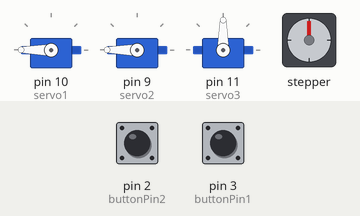
This sketch was run on a simulated Arduino Uno, built with avr-gcc and run on an emulated ATmega328P. On the bench: 3 × servo, stepper motor. Inputs (shaded band) come from the test bench; at power-on: pin 2 (buttonPin2) HIGH, pin 3 (buttonPin1) HIGH. Stepper angles assume 2048 steps per turn.

Above: at 1.2 s.
1.3 s: pin 2 (buttonPin2) pulled LOW for 0.15 s
At 1.76 s:
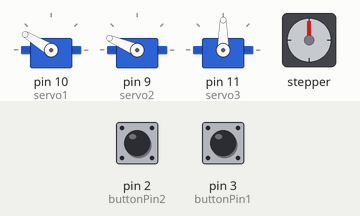
At 2.36 s:
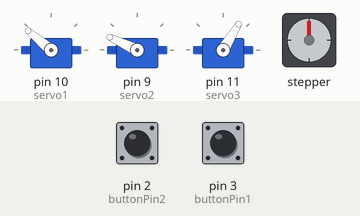
4.3 s: pin 3 (buttonPin1) pulled LOW for 0.15 s
At 4.51 s:
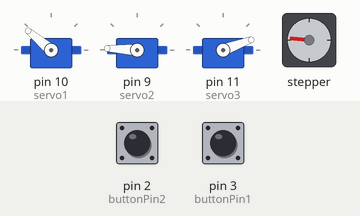
7.3 s: pin 2 (buttonPin2) pulled LOW for 0.15 s
10.3 s: pin 3 (buttonPin1) pulled LOW for 1 s
At 10.66 s:
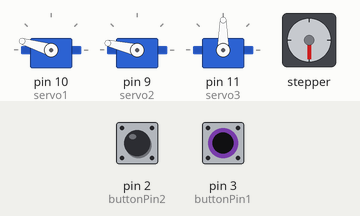
14.3 s: pin 2 (buttonPin2) pulled LOW for 1 s
18.3 s: pin 3 (buttonPin1) pulled LOW for 3.2 s
Timing chart, 0 to 26.1 s (numbered marks = the images above; inputs shaded):
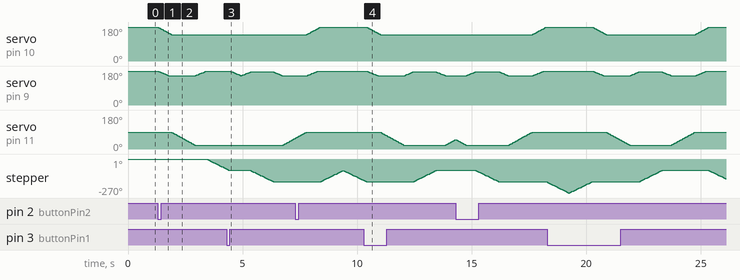

The sketch:

robotic_arm.ino
```cpp
#include <Servo.h>
#include <Stepper.h>

Servo servo1;
Servo servo2;
Servo servo3;

const int buttonPin1 = 3; // Pin for the button
int buttonState1 = HIGH; // Initial button state (pull-up, so HIGH means not pressed)

const int buttonPin2 = 2; // Pin for the button
int buttonState2 = HIGH; // Initial button state (pull-up, so HIGH means not pressed)

unsigned long previousMillis1 = 0; // Stores the last time servo1 was moved
unsigned long previousMillis2 = 0; // Stores the last time servo2 was moved
unsigned long previousMillis3 = 0; // Stores the last time servo3 was moved
unsigned long previousMillisStepper = 0; // Stores the last time the stepper was moved
const unsigned long interval = 1000; // 1 second interval

int stepState = 0; // Tracks which operation is currently running

bool buttonPressed1 = false;
bool buttonPressed2 = false;

int servo1Angle = 180; // Initial angle for servo1
int servo2Angle = 180; // Initial angle for servo2
int servo3Angle = 90; // Initial angle for servo3
const int stepDelayServo1 = 15; // Delay between steps for servo1 in milliseconds
const int stepDelayServo2 = 20; // Delay between steps for servo2 in milliseconds
const int stepDelayServo3 = 15; // Delay between steps for servo3 in milliseconds

const int stepsPerRevolution = 2048; // Steps for one revolution of the stepper motor
Stepper stepper(stepsPerRevolution, 4, 6, 5, 7); // Initialize stepper motor pins

void setup() {
  servo1.attach(10); // Attach the first servo mg90s to pin 9
  servo2.attach(9); // Attach the second servo mg945 to pin 10
  servo3.attach(11); // Attach the third servo to pin 11

  pinMode(buttonPin1, INPUT_PULLUP); // Set the button pin as input with internal pull-up
  pinMode(buttonPin2, INPUT_PULLUP); // Set the button pin as input with internal pull-up


  servo1.write(180); // Initialize the first servo to 180 degrees
  servo2.write(180); // Initialize the second servo to 180 degrees
  servo3.write(90);  // Initialize the third servo to 90 degrees

  stepper.setSpeed(15); // Set the speed of the stepper motor (RPM)
}

void loop() {
  buttonState1 = digitalRead(buttonPin1); // Read the button state

  if (buttonState1 == LOW && !buttonPressed1) { // Button is pressed (active low)
    buttonPressed1 = true; // Mark button as pressed
    stepState = 0; // Start from the first step
  }

  if (buttonPressed1) {
    unsigned long currentMillis = millis();

    switch (stepState) {
      case 0: // Servo 1 and 2 move from 180 to 140 and 155
        if (currentMillis - previousMillis1 >= stepDelayServo1) {
          previousMillis1 = currentMillis;
          if (servo1Angle > 140) {
            servo1Angle--;
            servo1.write(servo1Angle);
          }
        }
        if (currentMillis - previousMillis2 >= stepDelayServo2) {
          previousMillis2 = currentMillis;
          if (servo2Angle > 155) {
            servo2Angle--;
            servo2.write(servo2Angle);
          }
        }
        if (servo1Angle == 140 && servo2Angle == 155) stepState++;
        break;

      case 1: // Servo 3 moves from 90 to 20
        if (currentMillis - previousMillis3 >= stepDelayServo3) {
          previousMillis3 = currentMillis;
          if (servo3Angle > 20) {
            servo3Angle--;
            servo3.write(servo3Angle);
          } else {
            stepState++;
          }
        }
        break;

      case 2: // Servo 2 moves from 140 to 165
        if (currentMillis - previousMillis2 >= stepDelayServo2) {
          previousMillis2 = currentMillis;
          if (servo2Angle < 175) {
            servo2Angle++;
            servo2.write(servo2Angle);
          } else {
            stepState++;
          }
        }
        break;

      case 3: // Stepper moves from 0 to 90
        if (currentMillis - previousMillisStepper >= interval) {
          previousMillisStepper = currentMillis;
          stepper.step(stepsPerRevolution / 4); // Move stepper motor 90 degrees
          stepState++;
        }
        break;

      case 4: // Servo 2 moves back from 160 to 155
        if (currentMillis - previousMillis2 >= stepDelayServo2) {
          previousMillis2 = currentMillis;
          if (servo2Angle > 155) {
            servo2Angle--;
            servo2.write(servo2Angle);
          } else {
            stepState++;
          }
        }
        break;

      case 5: // Servo 3 moves back from 20 to 90
        if (currentMillis - previousMillis3 >= stepDelayServo3) {
          previousMillis3 = currentMillis;
          if (servo3Angle < 90) {
            servo3Angle++;
            servo3.write(servo3Angle);
          } else {
            stepState++;
          }
        }
        break;

      case 6: // Servo 1 and 2 move back to 180 simultaneously
        if (currentMillis - previousMillis1 >= stepDelayServo1) {
          previousMillis1 = currentMillis;
          if (servo1Angle < 180) {
            servo1Angle++;
            servo1.write(servo1Angle);
          }
        }
        if (currentMillis - previousMillis2 >= stepDelayServo2) {
          previousMillis2 = currentMillis;
          if (servo2Angle < 180) {
            servo2Angle++;
            servo2.write(servo2Angle);
          }
        }
        if (servo1Angle == 180 && servo2Angle == 180) {
          stepState++;
        }

        break;

      case 7: // Stepper moves back from 90 to 0
        if (currentMillis - previousMillisStepper >= interval) {
          previousMillisStepper = currentMillis;
          stepper.step(-stepsPerRevolution / 4); // Rotate stepper motor back to 0
        }
        if (servo1Angle == 180 && servo2Angle == 180) {
          buttonPressed1 = false; // Reset button press state
        }

        break;
    }
  }

  buttonState2 = digitalRead(buttonPin2); // Read the button state

  if (buttonState2 == LOW && !buttonPressed2) { // Button is pressed (active low)
    buttonPressed2 = true; // Mark button as pressed
    stepState = 0; // Start from the first step
  }

  if (buttonPressed2) {
    unsigned long currentMillis = millis();

   switch (stepState) {
      case 0: // Servo 1 and 2 move from 180 to 140 and 155
        if (currentMillis - previousMillis1 >= stepDelayServo1) {
          previousMillis1 = currentMillis;
          if (servo1Angle > 140) {
            servo1Angle--;
            servo1.write(servo1Angle);
          }
        }
        if (currentMillis - previousMillis2 >= stepDelayServo2) {
          previousMillis2 = currentMillis;
          if (servo2Angle > 155) {
            servo2Angle--;
            servo2.write(servo2Angle);
          }
        }
        if (servo1Angle == 140 && servo2Angle == 155) stepState++;
        break;

      case 1: // Servo 3 moves from 90 to 20
        if (currentMillis - previousMillis3 >= stepDelayServo3) {
          previousMillis3 = currentMillis;
          if (servo3Angle > 20) {
            servo3Angle--;
            servo3.write(servo3Angle);
          } else {
            stepState++;
          }
        }
        break;

      case 2: // Servo 2 moves from 140 to 165
        if (currentMillis - previousMillis2 >= stepDelayServo2) {
          previousMillis2 = currentMillis;
          if (servo2Angle < 180) {
            servo2Angle++;
            servo2.write(servo2Angle);
          } else {
            stepState++;
          }
        }
        break;

      case 3: // Stepper moves from 90 to 0
        if (currentMillis - previousMillisStepper >= interval) {
          previousMillisStepper = currentMillis;
          stepper.step(-stepsPerRevolution / 4); // Move stepper motor 90 degrees
          stepState++;
        }
        break;

      case 4: // Servo 2 moves back from 160 to 155
        if (currentMillis - previousMillis2 >= stepDelayServo2) {
          previousMillis2 = currentMillis;
          if (servo2Angle > 155) {
            servo2Angle--;
            servo2.write(servo2Angle);
          } else {
            stepState++;
          }
        }
        break;

      case 5: // Servo 3 moves back from 20 to 90
        if (currentMillis - previousMillis3 >= stepDelayServo3) {
          previousMillis3 = currentMillis;
          if (servo3Angle < 90) {
            servo3Angle++;
            servo3.write(servo3Angle);
          } else {
            stepState++;
          }
        }
        break;

      case 6: // Servo 1 and 2 move back to 180 simultaneously
        if (currentMillis - previousMillis1 >= stepDelayServo1) {
          previousMillis1 = currentMillis;
          if (servo1Angle < 180) {
            servo1Angle++;
            servo1.write(servo1Angle);
          }
        }
        if (currentMillis - previousMillis2 >= stepDelayServo2) {
          previousMillis2 = currentMillis;
          if (servo2Angle < 180) {
            servo2Angle++;
            servo2.write(servo2Angle);
          }
        }
        if (servo1Angle == 180 && servo2Angle == 180) {
          stepState++;
        }

        break;

      case 7: // Stepper moves back from 0 to 90
        if (currentMillis - previousMillisStepper >= interval) {
          previousMillisStepper = currentMillis;
          stepper.step(stepsPerRevolution / 4); // Rotate stepper motor back to 0
        }
        if (servo1Angle == 180 && servo2Angle == 180) {
          buttonPressed2 = false; // Reset button press state
        }

        break;
    }
  }
}
```

Measured:
- after the input at 1.3 s, servo on pin 10 (servo1): moves from 180° to 140° over 0.59 s, starting at once; servo on pin 11 (servo3): moves from 90° to 20° over 1.1 s, starting after 0.59 s; stepper: keeps turning counter-clockwise at about 92°/s, starting after 2.1 s
- after the input at 4.3 s, servo on pin 10 (servo1): stays 140° (without the input it goes to 142° after 1.7 s)
- after the input at 10.3 s, servo on pin 10 (servo1): moves from 180° to 140° over 0.60 s, starting after 0.11 s
